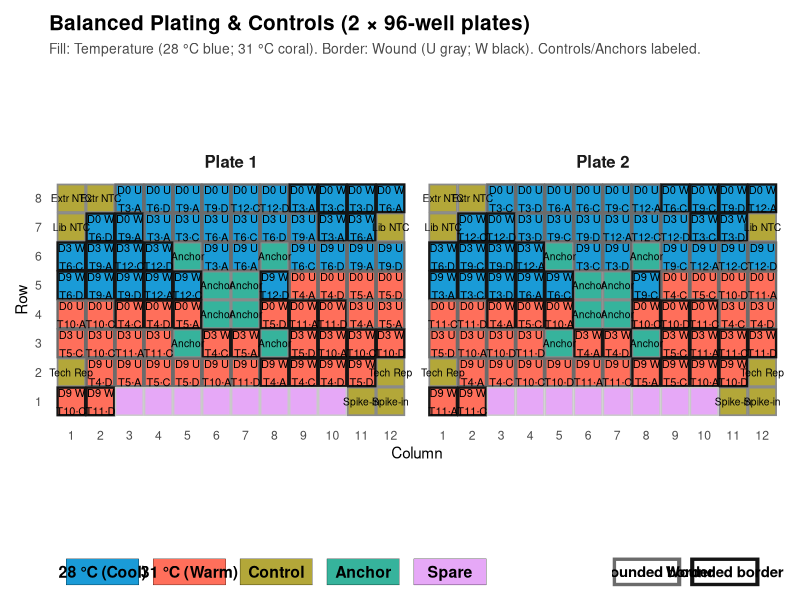
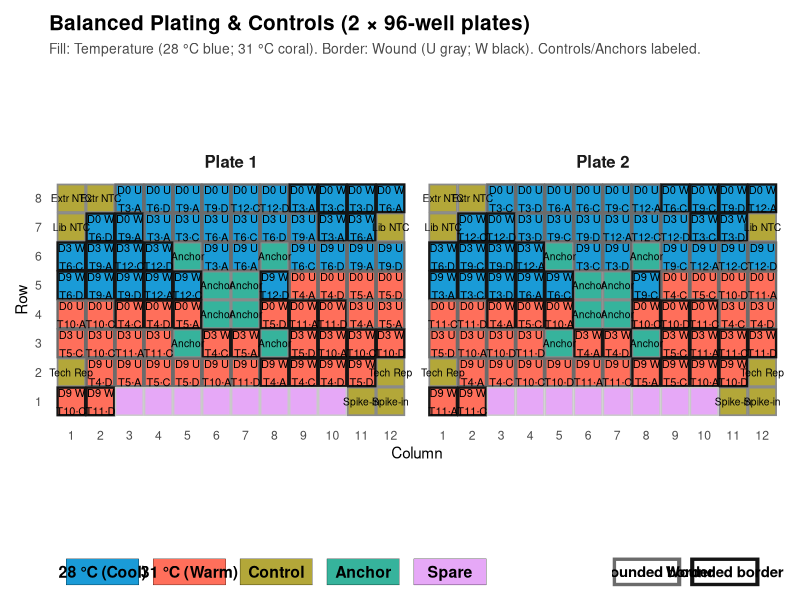

These figures' R source, in order:
# =============================================================================
# Purpose: RNA-seq 96-well plate-layout figure (Figure B) — a batch-robust
#          plating design balancing treatment, wound, genet, and day across
#          plates, with extraction/PCR controls and anchor samples marked.
#          Molly's original layout script, ported into the repo for provenance.
# Input:   none (layout is defined inline)
# Output:  figures/Fig_B_balanced_plates.{pdf,png}  (if `fig_dir` is set,
#          else written to the working directory)
#          figures/Fig_B_plate_layouts.csv          — the well-by-well layout
# Note:    STANDALONE — not sourced by code/_run_all.R (run directly when the
#          sequencing plate map is needed). Uses its own palette, independent
#          of 00_setup.R, to match the wet-lab plate-map conventions.
#
# What & why: this figure is BOTH a design tool and a documentation figure — it
#   shows where every RNA-seq sample physically sits in two 96-well plates. Batch
#   effects (plate, position) can masquerade as biology, so the design is
#   balanced: each Temp×Day×Wound combination is split evenly across
#   the two plates (exactly 6 per plate, enforced by a fail-fast check), and
#   extraction/PCR controls plus replicate "anchor" wells are reserved at fixed
#   positions so technical variation can be measured and removed later.
#
#   The build proceeds in stages: (1) define a colour palette and a helper that
#   turns a plate into an 8×12 grid of x/y coordinates; (2) hard-code the
#   reserved control and anchor wells and assert they don't collide; (3) build
#   the balanced experimental design and randomly (seeded) assign each sample to
#   plate 1 or 2; (4) lay the samples into the free wells around the reserved
#   ones; (5) precompute every per-well aesthetic (fill colour, border colour and
#   width, two-line text labels); (6) draw it. The plotting detail: each
#   well is a filled geom_tile for temperature PLUS a separate hollow geom_rect
#   whose BORDER colour encodes wound status — two visual channels per well. Each
#   geom_* is fed a vector of per-well colours/sizes directly (e.g.
#   colour = plates_all$stroke_col) rather than via a scale, because the encoding
#   is bespoke. The two custom legend blocks are themselves tiny ggplots, then
#   patchwork stacks the plate panel over the legend row (heights = c(10, 1)).
# =============================================================================

# Requires: tidyverse, patchwork
library(tidyverse)
library(patchwork)

# -----------------------------
# 1) Palettes & helpers
# -----------------------------
# pal holds every colour used by both fill (temperature/sample-type) and border
# (wound status) encodings, kept in one place so the plot and the two hand-built
# legends stay in sync.
pal <- list(
  temp   = c(`28`="#1A9BD7", `31`="#FF6F5B"),  # cool vs warm
  ctrl   = "#B3A739",                          # controls (olive)
  anchor = "#36B39C",                          # anchors (teal)
  spare  = "#E6A8F7",                          # spare (pink)
  wound  = c(U="#6B6B6B", W="#151515"),        # border: U gray; W black
  other  = "#8A8A8A",                          # border for non-primaries
  spare_border = "#C9C9C9"                     # border for spare wells
)

# Build the 96 wells of one plate as a tidy grid. x = column (1-12) maps straight
# to the horizontal axis; y = 9 - row-number FLIPS the vertical axis so row A
# plots at the TOP (y = 8) and row H at the bottom, matching how a physical plate
# is read rather than ggplot's default bottom-up numbering.
make_plate_grid <- function(plate_id){
  expand.grid(row = LETTERS[1:8], col = 1:12) %>%
    mutate(plate = plate_id, x = col, y = 9 - pmin(match(row, LETTERS), 8))
}

# -----------------------------
# 2) Controls & anchor positions
# -----------------------------
# Fixed, hard-coded well positions reserved on BOTH plates. Controls = QC wells
# (no-template controls for extraction and library prep, a spike-in, and a tech
# rep). Anchors = the same sample re-run in a constant position to quantify
# plate/position batch effects. Placing these at identical coordinates on every
# plate is what makes the batch correction comparable.
controls_pos <- tribble(
  ~row, ~col, ~control_type,
  "A", 1,  "Extraction NTC",
  "A", 2,  "Extraction NTC",
  "B", 1,  "Library NTC",
  "B", 12, "Library NTC",
  "H", 11, "Spike-in",
  "H", 12, "Spike-in",
  "G", 1,  "Tech Rep (anchor)",
  "G", 12, "Tech Rep (anchor)"
)

# No rename needed — tribble already names columns row/col
anchors_pos <- tribble(
  ~row, ~col,
  "D", 6,
  "D", 7,
  "E", 6,
  "E", 7,
  "C", 5,
  "C", 8,
  "F", 5,
  "F", 8
)

# Safety checks: every reserved well must be inside the 8×12 grid, and no control
# may land on an anchor (which would silently overwrite one). Fail loudly now
# rather than produce a quietly wrong plate map.
.valid_rows <- LETTERS[1:8]
stopifnot(all(controls_pos$row %in% .valid_rows), all(anchors_pos$row %in% .valid_rows))
stopifnot(all(controls_pos$col %in% 1:12),       all(anchors_pos$col %in% 1:12))
.overlap <- inner_join(controls_pos %>% select(row,col),
                       anchors_pos  %>% select(row,col), by = c("row","col"))
if(nrow(.overlap)>0) stop("Control and anchor wells overlap at: ",
                          paste0(.overlap$row,.overlap$col, collapse=", "))

# -----------------------------
# 3) Experimental design (balanced)
# -----------------------------
# Enumerate the full factorial of samples to sequence: 2 temps × 3 days × 2 wound
# states × 4 tanks (the tanks belonging to each temp) × 3 genotypes. Only the
# subset of timepoints sampled for RNA-seq (D0/D3/D9) appears here.
temps <- c(28,31); days <- c(0,3,9); wounds <- c("U","W")
tanks_by_temp <- list(`28` = c(3, 6, 9, 12), `31` = c(4, 5, 10, 11))
genotypes <- c("A","C","D")

design <- purrr::map_dfr(temps, \(tt) {
  expand.grid(Temp=tt, Day=days, Wound=wounds,
              Tank=tanks_by_temp[[as.character(tt)]], Geno=genotypes,
              stringsAsFactors = FALSE)
}) %>%
  arrange(Temp, Day, Wound, Tank, Geno)

# Assign plate 1 vs 2 WITHIN each Temp×Day×Wound block: sample(rep(c(1,2), ...))
# splits each block as evenly as possible (half to each plate) but shuffles which
# specific samples go where. set.seed(123) makes that shuffle reproducible.
set.seed(123)
design <- design %>%
  group_by(Temp, Day, Wound) %>%
  mutate(Plate = sample(rep(c(1,2), length.out = n()))) %>%
  ungroup()

# -----------------------------
# 4) Reserve wells & fill plates
# -----------------------------
# mark_reserved tags each well of a plate grid as control / anchor / neither by
# joining in the fixed position tables, so fill_plate knows which wells are off
# limits for experimental samples.
mark_reserved <- function(plate_df, include_anchors=TRUE){
  pd <- plate_df %>%
    left_join(controls_pos, by=c("row","col")) %>%
    mutate(is_control = !is.na(control_type))
  if(include_anchors){
    pd <- pd %>%
      left_join(anchors_pos %>% mutate(is_anchor=TRUE), by=c("row","col")) %>%
      mutate(is_anchor = replace_na(is_anchor, FALSE))
  } else pd <- pd %>% mutate(is_anchor=FALSE)
  pd
}

# fill_plate lays the experimental samples into the non-reserved wells (in
# row,col order), then labels the reserved wells as Control/Anchor and any
# left-over wells as Spare. It returns one tidy row per well with a SampleType
# and a well id, normalising column types so the two plates can be row-bound.
fill_plate <- function(plate_df, sample_tbl){
  avail <- plate_df %>% filter(!is_control, !is_anchor) %>% arrange(row, col)
  n_assign <- min(nrow(sample_tbl), nrow(avail))  # never overfill the free wells
  primaries <- bind_cols(avail[seq_len(n_assign),], sample_tbl[seq_len(n_assign),]) %>%
    mutate(SampleType="Primary", control_type=NA_character_)
  controls <- plate_df %>% filter(is_control) %>%
    mutate(SampleType="Control", Temp=NA_real_, Day=NA_real_,
           Wound=NA_character_, Tank=NA_character_, Geno=NA_character_,
           control_type = control_type %||% NA_character_)
  anchors <- plate_df %>% filter(is_anchor) %>%
    mutate(SampleType="Anchor", Temp=NA_real_, Day=NA_real_,
           Wound=NA_character_, Tank=NA_character_, Geno=NA_character_,
           control_type="Anchor")
  used <- bind_rows(controls %>% select(row,col),
                    anchors %>% select(row,col),
                    primaries %>% select(row,col))
  spares <- anti_join(plate_df, used, by=c("row","col")) %>%
    mutate(SampleType="Spare", Temp=NA_real_, Day=NA_real_,
           Wound=NA_character_, Tank=NA_character_, Geno=NA_character_,
           control_type=NA_character_)
  common_cols <- c("row","col","plate","x","y","is_control","control_type","is_anchor",
                   "SampleType","Temp","Day","Wound","Tank","Geno")
  normalize <- function(df){
    df %>% mutate(
      Temp=as.numeric(Temp), Day=as.numeric(Day),
      Wound=as.character(Wound), Tank=as.character(Tank), Geno=as.character(Geno),
      control_type=as.character(control_type), SampleType=as.character(SampleType)
    ) %>% select(all_of(common_cols)) %>% mutate(well=paste0(row,col))
  }
  bind_rows(normalize(controls), normalize(anchors),
            normalize(primaries), normalize(spares))
}

# Build each plate grid, reserve its wells, then fill with that plate's samples.
plate1 <- mark_reserved(make_plate_grid(1), include_anchors=TRUE)
plate2 <- mark_reserved(make_plate_grid(2), include_anchors=TRUE)
samples_p1 <- design %>% filter(Plate==1) %>% arrange(Temp, Day, Wound, Tank, Geno)
samples_p2 <- design %>% filter(Plate==2) %>% arrange(Temp, Day, Wound, Tank, Geno)

plate1_filled <- fill_plate(plate1, samples_p1)
plate2_filled <- fill_plate(plate2, samples_p2)

# -----------------------------
# 5) Build plotting data
# -----------------------------
# Stack both plates and precompute every per-well aesthetic so the geoms can read
# them directly: two text labels (lbl_top = day/wound, lbl_bot = tank·genotype),
# a tidied control label, the BORDER colour+width (encodes wound for primaries,
# grey otherwise), and the FILL category (temperature for primaries; otherwise
# Control/Anchor/Spare). The non-monotonic case_when ordering matters — earlier
# conditions win.
plates_all <- bind_rows(plate1_filled, plate2_filled) %>%
  mutate(
    Plate   = factor(plate, levels=c(1,2), labels=c("Plate 1","Plate 2")),
    lbl_top = if_else(SampleType=="Primary", paste0("D", Day, " ", Wound), ""),
    lbl_bot = case_when(
      SampleType != "Primary" ~ "",
      TRUE ~ paste0("T", Tank, "·", Geno)
    ),
    ctrl_lbl = dplyr::recode(control_type,
                             "Extraction NTC"     = "Extr NTC",
                             "Library NTC"        = "Lib NTC",
                             "Spike-in"           = "Spike-in",
                             "Tech Rep (anchor)"  = "Tech Rep",
                             .default = control_type),
    stroke_col = case_when(
      SampleType=="Primary" & Wound=="U" ~ pal$wound["U"],
      SampleType=="Primary" & Wound=="W" ~ pal$wound["W"],
      SampleType=="Control"              ~ pal$other,
      SampleType=="Anchor"               ~ pal$other,
      TRUE                               ~ pal$spare_border
    ),
    stroke_lwd = case_when(
      SampleType=="Primary" ~ 0.8,
      SampleType=="Control" ~ 0.6,
      SampleType=="Anchor"  ~ 0.6,
      TRUE                  ~ 0.5
    ),
    fill_val = case_when(
      SampleType=="Primary" ~ paste0("T", Temp),
      SampleType=="Control" ~ "Control",
      SampleType=="Anchor"  ~ "Anchor",
      TRUE                  ~ "Spare"
    ),
    lbl_top_sh = lbl_top,
    lbl_bot_sh = lbl_bot
  )

# Fail-fast balance check: the design requires every
# Temp×Day×Wound cell to be split exactly 6 / 6 between the two plates. If any cell
# isn't, stop with the offending rows rather than emit a quietly unbalanced map.
bad <- plates_all %>%
  filter(SampleType=="Primary") %>%
  count(Temp, Day, Wound, plate, name="n") %>%
  pivot_wider(names_from=plate, values_from=n, values_fill=0) %>%
  filter(`1`!=6 | `2`!=6)
if(nrow(bad)>0) stop("Imbalance in Temp×Day×Wound:\n", paste(capture.output(print(bad)), collapse="\n"))

# -----------------------------
# 6) Plot
# -----------------------------
# Each well is drawn as TWO shapes: a filled geom_tile (colour = temperature /
# sample type) plus a hollow geom_rect whose border encodes wound status — two
# independent visual channels on one square. Border colour/width are passed as
# raw per-row vectors (plates_all$stroke_col / $stroke_lwd) since the encoding is
# custom, not scale-driven. coord_equal() keeps wells square; facet_wrap puts the
# two plates side by side.
base <- ggplot(plates_all, aes(x=x,y=y)) +
  geom_tile(aes(fill = fill_val), width=.95, height=.95, color=NA) +
  geom_rect(aes(xmin=x-.475, xmax=x+.475, ymin=y-.475, ymax=y+.475),
            color = plates_all$stroke_col, linewidth = plates_all$stroke_lwd, fill=NA) +
  # The first two geom_text layers are invisible (color=NA) placeholders that
  # reserve vertical space so the visible labels below sit consistently.
  geom_text(aes(label=lbl_top_sh), vjust=0.0, nudge_y= 0.15, size=2.9, color=NA) +
  geom_text(aes(label=lbl_bot_sh), vjust=1.2, nudge_y=-0.15, size=2.9, color=NA) +
  # Visible two-line label per primary well: day/wound on top, tank·genotype below
  geom_text(aes(label=lbl_top),    vjust=0.0, nudge_y= 0.15, size=2.8) +
  geom_text(aes(label=lbl_bot),    vjust=1.2, nudge_y=-0.15, size=2.8) +
  # Reserved wells get their own centred label (Extr NTC, Lib NTC, ... or Anchor)
  geom_text(
    data = subset(plates_all, SampleType %in% c("Control","Anchor")),
    aes(label = ifelse(SampleType=="Control", ctrl_lbl, "Anchor")),
    size = 2.6, lineheight = 0.95
  ) +
  scale_x_continuous(breaks=1:12, expand=expansion(add=.3)) +
  scale_y_continuous(breaks=1:8 , expand=expansion(add=.3)) +
  facet_wrap(~ Plate, nrow=1) + coord_equal() +   # square wells, plates side by side
  scale_fill_manual(
    name=NULL,
    breaks=c("T28","T31","Control","Anchor","Spare"),
    labels=c("28 °C (Cool)","31 °C (Warm)","Control","Anchor","Spare"),
    values=c(T28=unname(pal$temp["28"]), T31=unname(pal$temp["31"]),
             Control=pal$ctrl, Anchor=pal$anchor, Spare=pal$spare)
  ) +
  labs(
    title="Balanced Plating & Controls (2 × 96-well plates)",
    subtitle="Fill: Temperature (28 °C blue; 31 °C coral). Border: Wound (U gray; W black). Controls/Anchors labeled.",
    x="Column", y="Row"
  ) +
  theme_minimal(base_size=11) +
  theme(
    panel.grid=element_blank(), axis.ticks=element_blank(),
    strip.text=element_text(face="bold", size=12),
    plot.title=element_text(face="bold", size=15),
    plot.subtitle=element_text(size=10, color="#4a4a4a"),
    legend.position="none"
  )

# Combined legend row: fill + wound-border.
# The plate panel's own legend is switched off (legend.position = "none" above),
# because the fill scale can't also express the border encoding. Instead we hand-
# build two mini-ggplots: legend_fill explains the tile colours, legend_wound the
# border colours. scale_fill_identity() means the Color column IS the colour drawn
# (no mapping), and theme_void() strips axes so each reads as a pure key.
legend_fill <- tibble(
  Category = factor(c("28 °C (Cool)", "31 °C (Warm)", "Control", "Anchor", "Spare"),
                    levels = c("28 °C (Cool)", "31 °C (Warm)", "Control", "Anchor", "Spare")),
  Color = c(unname(pal$temp["28"]), unname(pal$temp["31"]), pal$ctrl, pal$anchor, pal$spare),
  x = seq(1, 15, by = 3),  # increase horizontal spacing
  y = 1
) %>%
  ggplot(aes(x, y, fill = Color)) +
  geom_tile(width = 2.5, height = 0.9, color = "black") +  # wider tiles
  geom_text(aes(label = Category), size = 4, fontface = "bold", vjust = 0.5, hjust = 0.5) +
  scale_fill_identity() +
  coord_equal(xlim = c(0, 17)) +
  theme_void() +
  theme(
    plot.margin = margin(0, 8, 0, 0),
    plot.background = element_rect(fill = "white", color = NA)
  )

legend_wound <- tibble(Wound = c("U", "W"), x = c(1, 4), y = 1) %>%
  ggplot(aes(x, y)) +
  # Draw wider tiles with borders
  geom_tile(width = 2.5, height = 1.0, fill = "#FFFFFF", color = "black") +
  geom_rect(
    aes(xmin = x - 1.25, xmax = x + 1.25, ymin = y - 0.5, ymax = y + 0.5),
    color = c(pal$wound["U"], pal$wound["W"]),
    linewidth = 1.4,
    fill = NA
  ) +
  # Place text INSIDE each cell, centered
  annotate("text", x = 1, y = 1, label = "Unwounded border", size = 3.8, fontface = "bold", vjust = 0.5, hjust = 0.5) +
  annotate("text", x = 4, y = 1, label = "Wounded border", size = 3.8, fontface = "bold", vjust = 0.5, hjust = 0.5) +
  coord_equal(xlim = c(0, 6)) +
  theme_void() +
  theme(
    plot.margin = margin(0, 0, 0, 8),
    plot.background = element_rect(fill = "white", color = NA)
  )


# Compose: plate panel on top, the two legend keys side by side beneath it
# (`|` places legends in one row, `/` stacks that row under the plates). The
# 10:1 height ratio keeps the legend a thin strip below the much taller plates.
final_fig <- base / (legend_fill | legend_wound) + plot_layout(heights=c(10,1))
print(final_fig)

# Save. If a `fig_dir` variable exists in the environment (e.g. set by a calling
# script) write there; otherwise drop the files in the working directory.
out_pdf <- if (exists("fig_dir")) file.path(fig_dir, "Fig_B_balanced_plates.pdf") else "Fig_B_balanced_plates.pdf"
out_png <- if (exists("fig_dir")) file.path(fig_dir, "Fig_B_balanced_plates.png") else "Fig_B_balanced_plates.png"

# High-res PDF (vector) and PNG (600 dpi)
ggsave(out_pdf, final_fig, width = 12, height = 7, dpi = 600, bg = "white")

# Prefer ragg device for the PNG if available (crisper text rendering)
if (requireNamespace("ragg", quietly = TRUE)) {
  ragg::agg_png(
    filename   = out_png,
    width      = 20,
    height     = 7,
    units      = "in",
    res        = 600,
    background = "white"
  )
  print(final_fig)
  grDevices::dev.off()
} else {
  ggsave(out_png, final_fig, width = 12, height = 7, dpi = 600, bg = "white")
}

# Optional: export the machine-readable plate map (one row per primary well) so
# the wet-lab pipetting and downstream demultiplexing can use it directly.
plate_layouts <- plates_all %>%
  filter(SampleType=="Primary") %>%
  transmute(Plate, well, Temp, Day, Wound, Tank, Geno)
write_csv(plate_layouts, if (exists("fig_dir")) file.path(fig_dir,"Fig_B_plate_layouts.csv") else "Fig_B_plate_layouts.csv")
